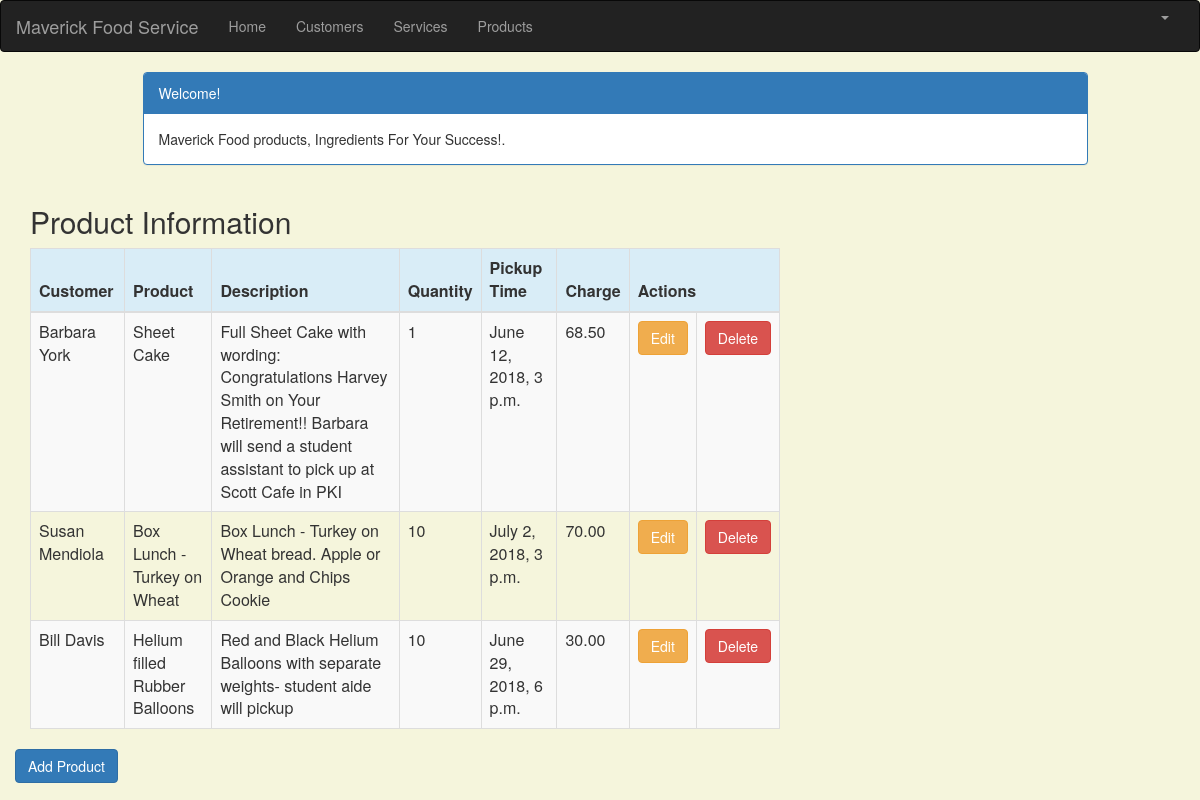
The page /product_list (signed in) on the database its author committed.
### crm/models.py (models this page shows, shortened)
class Product(models.Model):
    cust_name = models.ForeignKey(Customer, on_delete=models.CASCADE, related_name='products')
    product = models.CharField(max_length=100)
    p_description = models.TextField()
    quantity = models.IntegerField()
    pickup_time = models.DateTimeField(
        default=timezone.now)
    charge = models.DecimalField(max_digits=10, decimal_places=2)
    created_date = models.DateTimeField(
        default=timezone.now)
    updated_date = models.DateTimeField(auto_now_add=True)

class Customer(models.Model):
    cust_name = models.CharField(max_length=50)
    organization = models.CharField(max_length=100, blank=True)
    role = models.CharField(max_length=100)
    email = models.EmailField(max_length=100)
    bldgroom = models.CharField(max_length=100)
    address = models.CharField(max_length=200)
    account_number = models.IntegerField(blank=False, null=False)
    city = models.CharField(max_length=50)
    state = models.CharField(max_length=50)
    zipcode = models.CharField(max_length=10)
    phone_number = models.CharField(max_length=50)
    created_date = models.DateTimeField(
        default=timezone.now)
    updated_date = models.DateTimeField(auto_now_add=True)
    def __str__(self):
        return str(self.cust_name)

### crm/views.py (the view)
# urls.py: path('product_list', views.product_list, name='product_list'),
@login_required
def product_list(request):
   products = Product.objects.filter(created_date__lte=timezone.now())
   return render(request, 'crm/product_list.html', {'products': products})

### crm/templates/crm/product_list.html (shortened to what this page needs)
{% extends 'crm/base.html' %}
{% block content %}
    <html>
    <head>
        <link rel="stylesheet" href="https://maxcdn.bootstrapcdn.com/bootstrap/3.3.4/css/bootstrap.min.css">
    </head>
    <body>
    <div class="container">
        <div class="row">
            <div class="col-md-10 col-md-offset-1">
                <div class="panel panel-primary">
                    <div class="panel-heading">Welcome!</div>
                    <div class="panel-body">
                        Maverick Food products, Ingredients For Your Success!.
                    </div>
                </div>
            </div>
        </div>
    </div>
    <div class="row">
        <h2 style="padding-left: 15Px">Product Information</h2>
    </div>
    <div>
        <table class="table table-striped table-bordered table-hover" style="width:1300px;">
            <thead>
            <tr class="bg-info">
                <th>Customer</th>
                <th>Product</th>
                <th>Description</th>
                <th>Quantity</th>
                <th>Pickup Time</th>
                <th>Charge</th>
                <th colspan="3">Actions</th>
            </tr>
            </thead>
            <tbody>
            {% for product in products %}
                <tr>
                    <td>{{ product.cust_name }}</td>
                    <td>{{ product.product }}</td>
                    <td>{{ product.p_description }}</td>
                    <td>{{ product.quantity }}</td>
                    <td>{{ product.pickup_time }}</td>
                    <td>{{ product.charge }}</td>
                    <td><a href="{% url 'crm:product_edit' pk=product.pk %}"
                           class="btn btn-warning">Edit</a></td>
                   <td><a href="{% url 'crm:product_delete' pk=product.pk %}"
                           onclick="return confirm('Are you sure you want to delete?')"
                           class="btn btn-danger">Delete</a>
                    </td>
                </tr>
            {% endfor %}
            </tbody>
        </table>
    <div class="row">
         <a href="{% url 'crm:product_new' %}" class="row"><span
                    class="btn btn-primary">Add Product</span></a>
        </div>
    </div>
    </body>
    </html>
{% endblock %}

### crm/templates/crm/product_list.html (style rules this page uses)
body { background-color: beige; }

### rows shown on the page
Product: cust_name "Barbara York", product "Sheet Cake", p_description "Full Sheet Cake with wording: Congratulations Harvey Smith on Your Retirement!! Barbara will send a student assistant to pick up at Scott Cafe in PKI", quantity "1", pickup_time "June 12, 2018, 3 p.m.", charge "68.50"
Product: cust_name "Susan Mendiola", product "Box Lunch - Turkey on Wheat", p_description "Box Lunch - Turkey on Wheat bread. Apple or Orange and Chips Cookie", quantity "10", pickup_time "July 2, 2018, 3 p.m.", charge "70.00"
Product: cust_name "Bill Davis", product "Helium filled Rubber Balloons", p_description "Red and Black Helium Balloons with separate weights- student aide will pickup", quantity "10", pickup_time "June 29, 2018, 6 p.m.", charge "30.00"
